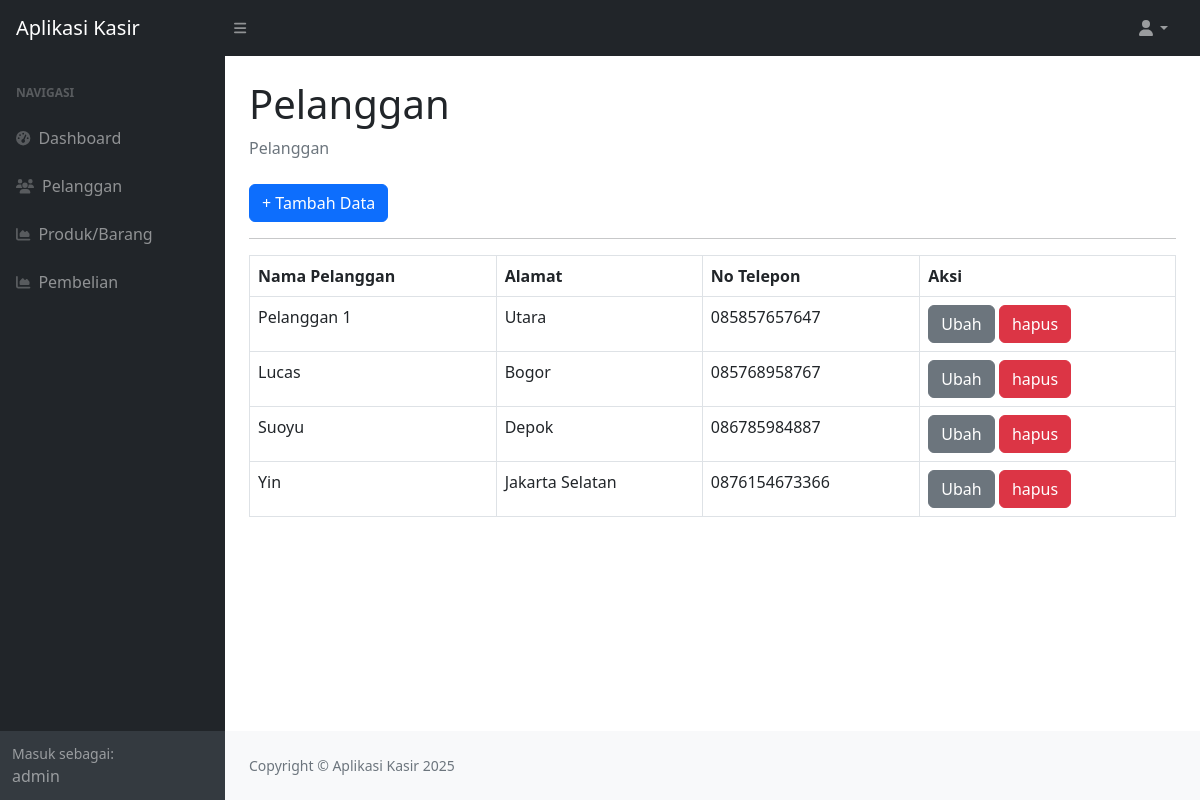
/?page=pelanggan (signed in), run on the app's committed database.
### tables this page shows
CREATE TABLE `pelanggan` (
  `id_pelanggan` int(11) NOT NULL,
  `nama_pelanggan` varchar(255) DEFAULT NULL,
  `alamat` text DEFAULT NULL,
  `no_telepon` varchar(255) DEFAULT NULL
);

### pelanggan.php (the view)
<div class="container-fluid px-4">
    <h1 class="mt-4">Pelanggan</h1>
    <ol class="breadcrumb mb-4">
        <li class="breadcrumb-item active">Pelanggan</li>
    </ol>
    <a href="?page=pelanggan_tambah" class="btn btn-primary">+ Tambah Data</a>
    <hr>
    <table class="table table-bordered">
        <tr>
            <th>Nama Pelanggan</th>
            <th>Alamat</th>
            <th>No Telepon</th>
            <th>Aksi</th>
        </tr>
        <?php
            $query = mysqli_query($koneksi, "SELECT*FROM pelanggan");
            while($data = mysqli_fetch_array( $query)) {
                ?>
                <tr>
                    <td><?php echo $data['nama_pelanggan']; ?></td>
                    <td><?php echo $data['alamat']; ?></td>
                    <td><?php echo $data['no_telepon']; ?></td>
                    <td>
                        <a href="?page=pelanggan_ubah&&id=<?php echo $data['id_pelanggan']; ?>" class="btn btn-secondary">Ubah</a>
                        <a href="?page=pelanggan_hapus&&id=<?php echo $data['id_pelanggan']; ?>" class="btn btn-danger">hapus</a>
                    </td>
                </tr>
                <?php
            }
        ?>
    </table>
</div>

### index.php (shortened to what this page needs)
<!DOCTYPE html>
<html lang="en">
    <head>
        <link href="https://cdn.jsdelivr.net/npm/simple-datatables@7.1.2/dist/style.min.css" rel="stylesheet" />
        <link href="css/styles.css" rel="stylesheet" />
    </head>
    <body class="sb-nav-fixed">
        <nav class="sb-topnav navbar navbar-expand navbar-dark bg-dark">
            <a class="navbar-brand ps-3" href="index.html">Aplikasi Kasir</a>
            <button class="btn btn-link btn-sm order-1 order-lg-0 me-4 me-lg-0" id="sidebarToggle" href="#!"><i class="fas fa-bars"></i></button>
            <ul class="navbar-nav ms-auto ms-md-0 me-3 me-lg-4">
                <li class="nav-item dropdown">
                    <a class="nav-link dropdown-toggle" id="navbarDropdown" href="#" role="button" data-bs-toggle="dropdown" aria-expanded="false"><i class="fas fa-user fa-fw"></i></a>
                </li>
            </ul>
        </nav>
        <div id="layoutSidenav">
            <div id="layoutSidenav_nav">
                <nav class="sb-sidenav accordion sb-sidenav-dark" id="sidenavAccordion">
                    <div class="sb-sidenav-menu">
                        <div class="nav">
                            <div class="sb-sidenav-menu-heading">Navigasi</div>
                            <a class="nav-link" href="?page=home">
                                <div class="sb-nav-link-icon"><i class="fas fa-tachometer-alt"></i></div>
                                Dashboard
                            </a>
                            <a class="nav-link" href="?page=pelanggan">
                                <div class="sb-nav-link-icon"><i class="fas fa-users"></i></div>
                                Pelanggan
                            </a>
                            <a class="nav-link" href="?page=produk">
                                <div class="sb-nav-link-icon"><i class="fas fa-chart-area"></i></div>
                                Produk/Barang
                            </a>
                            <a class="nav-link" href="?page=pembelian">
                                <div class="sb-nav-link-icon"><i class="fas fa-chart-area"></i></div>
                                Pembelian
                            </a>
                        </div>
                    </div>
                    <div class="sb-sidenav-footer">
                        <div class="small">Masuk sebagai:</div>
                        <?php echo $_SESSION['user']['nama']; ?>
                    </div>
                </nav>
            </div>
            <div id="layoutSidenav_content">
                <main>
                    <?php
                        $page = isset($_GET['page']) ? $_GET['page'] : 'home';
                        include $page . '.php';
                    ?>
                </main>
                <footer class="py-4 bg-light mt-auto">
                    <div class="container-fluid px-4">
                        <div class="d-flex align-items-center justify-content-between small">
                            <div class="text-muted">Copyright &copy; Aplikasi Kasir 2025</div>
                        </div>
                    </div>
                </footer>
            </div>
        </div>
    </body>
</html>

### data on the page
pelanggan: nama_pelanggan "Pelanggan 1", alamat "Utara", no_telepon "085857657647"
pelanggan: nama_pelanggan "Lucas", alamat "Bogor", no_telepon "085768958767"
pelanggan: nama_pelanggan "Suoyu", alamat "Depok", no_telepon "086785984887"
pelanggan: nama_pelanggan "Yin", alamat "Jakarta Selatan", no_telepon "0876154673366"

### other printed values
$_SESSION['user']['nama'] "admin"
